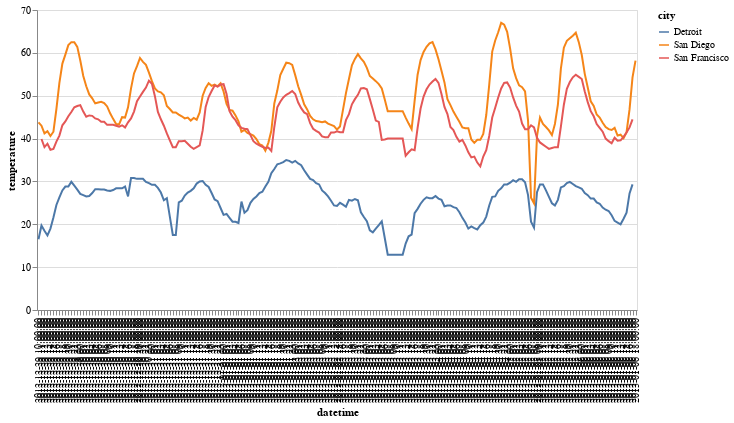

The notebook cell saved with this chart:
### Markdown cell above
* Plot the data from rows 6400 to 7000 using the following code.
```
alt.Chart(df[6400:7000]).mark_line().encode(
    x="datetime",
    y="temperature",
    color="city",
    tooltip=["city", "temperature", "datetime"]
).properties(
    width=600
)
```
* Use a `format` keyword argument to an Altair Axis object ([documentation](https://altair-viz.github.io/user_guide/generated/core/altair.Axis.html)) so that we see the day of the week in the chart.

Notice how bad the x-axis looks.  Something has clearly "gone wrong".

### Code cell
alt.Chart(df[6400:7000]).mark_line().encode(
    x="datetime",
    y="temperature",
    color="city",
    tooltip=["city", "temperature", "datetime"]
).properties(
    width=600
)

### Figure 1 — Vega-Lite specification as saved in the notebook (floating-point values rounded to 4 significant figures; data arrays with more than 128 entries replaced by an {"elided": "..."} marker saying what was removed)
{"config": {"view": {"continuousWidth": 400, "continuousHeight": 300}}, "data": {"name": "data-0a2ecc4a85257f8ac22fdc7078a5a49d"}, "mark": "line", "encoding": {"color": {"field": "city", "type": "nominal"}, "tooltip": [{"field": "city", "type": "nominal"}, {"field": "temperature", "type": "quantitative"}, {"field": "datetime", "type": "nominal"}], "x": {"field": "datetime", "type": "nominal"}, "y": {"field": "temperature", "type": "quantitative"}}, "width": 600, "$schema": "https://vega.github.io/schema/vega-lite/v4.17.0.json", "datasets": {"data-0a2ecc4a85257f8ac22fdc7078a5a49d": {"elided": "600 records"}}}
